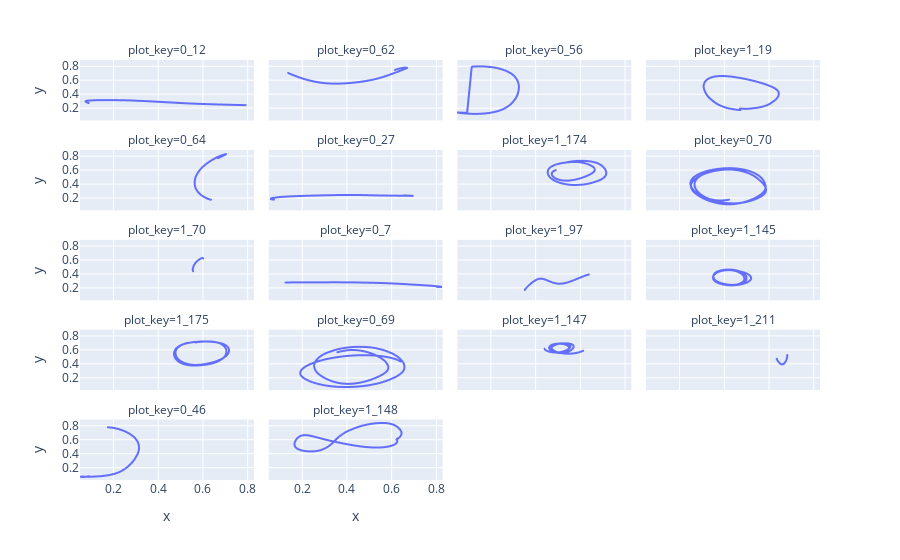

Here is the notebook cell this chart was saved with:
### Code cell
px.line(data_frame=res, x='x', y='y',
        facet_col='plot_key', facet_col_wrap=4)

### Figure 1 — Plotly figure (JSON) as saved in the notebook; plotly's stock layout.template omitted (floating-point values rounded to 4 significant figures; data arrays with more than 128 entries replaced by an {"elided": "..."} marker saying what was removed)
{"data": [{"hovertemplate": "plot_key=0_12<br>x=%{x}<br>y=%{y}<extra></extra>", "legendgroup": "", "line": {"color": "#636efa", "dash": "solid"}, "marker": {"symbol": "circle"}, "mode": "lines", "name": "", "showlegend": false, "type": "scattergl", "x": [0.7931, 0.7844, 0.7776, 0.7713, 0.7572, 0.7416, 0.7289, 0.7156, 0.7042, 0.6924, 0.6733, 0.6567, 0.6405, 0.6242, 0.6073, 0.5939, 0.579, 0.5565, 0.5421, 0.5266, 0.5035, 0.485, 0.4671, 0.4493, 0.4316, 0.418, 0.4016, 0.3786, 0.3617, 0.3449, 0.3282, 0.312, 0.2996, 0.284, 0.2641, 0.2491, 0.2347, 0.2207, 0.2077, 0.1976, 0.1846, 0.1697, 0.1584, 0.148, 0.138, 0.1284, 0.1195, 0.1117, 0.1045, 0.09815, 0.09269, 0.08763, 0.08393, 0.08087, 0.07836, 0.07665, 0.07548, 0.0749, 0.07497, 0.07581, 0.07734, 0.07956, 0.0822, 0.08486, 0.08901], "xaxis": "x17", "y": [0.2446, 0.2451, 0.2455, 0.2458, 0.2472, 0.2488, 0.25, 0.251, 0.2519, 0.2528, 0.2542, 0.256, 0.2576, 0.2592, 0.2609, 0.2623, 0.264, 0.2668, 0.2689, 0.2712, 0.2748, 0.2783, 0.2815, 0.2846, 0.2876, 0.2902, 0.2932, 0.297, 0.3, 0.3028, 0.3053, 0.3075, 0.3093, 0.3114, 0.3139, 0.3151, 0.316, 0.3165, 0.3167, 0.3168, 0.3171, 0.3176, 0.3177, 0.3179, 0.3176, 0.3168, 0.3157, 0.3148, 0.3137, 0.3126, 0.3115, 0.3102, 0.3089, 0.3076, 0.306, 0.3042, 0.3021, 0.2997, 0.297, 0.2936, 0.2903, 0.2868, 0.2831, 0.2799, 0.275], "yaxis": "y17"}, {"hovertemplate": "plot_key=0_62<br>x=%{x}<br>y=%{y}<extra></extra>", "legendgroup": "", "line": {"color": "#636efa", "dash": "solid"}, "marker": {"symbol": "circle"}, "mode": "lines", "name": "", "showlegend": false, "type": "scattergl", "x": [0.1375, 0.1472, 0.1558, 0.1634, 0.1723, 0.1863, 0.196, 0.2067, 0.2231, 0.2372, 0.2508, 0.2645, 0.2796, 0.2952, 0.3113, 0.3279, 0.3446, 0.3615, 0.3777, 0.3944, 0.4125, 0.4282, 0.4449, 0.4601, 0.4725, 0.4904, 0.5084, 0.5232, 0.5373, 0.5507, 0.5635, 0.5758, 0.588, 0.6002, 0.612, 0.6231, 0.6335, 0.6406, 0.6483, 0.6571, 0.6629, 0.6671, 0.6701, 0.6715, 0.6712, 0.6695, 0.6643, 0.6582, 0.6511, 0.643, 0.634, 0.6252, 0.6163], "xaxis": "x18", "y": [0.7112, 0.6972, 0.6855, 0.6755, 0.6643, 0.6474, 0.6369, 0.6259, 0.6102, 0.5986, 0.5887, 0.5798, 0.5715, 0.565, 0.5601, 0.5568, 0.5551, 0.5553, 0.5568, 0.5595, 0.5636, 0.5683, 0.5741, 0.5801, 0.5859, 0.5957, 0.6066, 0.6165, 0.6274, 0.6393, 0.6518, 0.6648, 0.6786, 0.6925, 0.7062, 0.7195, 0.7322, 0.7411, 0.7508, 0.762, 0.7692, 0.7747, 0.7788, 0.7817, 0.7834, 0.7853, 0.7875, 0.7861, 0.7831, 0.7781, 0.7714, 0.7624, 0.7513], "yaxis": "y18"}, {"hovertemplate": "plot_key=0_56<br>x=%{x}<br>y=%{y}<extra></extra>", "legendgroup": "", "line": {"color": "#636efa", "dash": "solid"}, "marker": {"symbol": "circle"}, "mode": "lines", "name": "", "showlegend": false, "type": "scattergl", "x": {"elided": "152 float values"}, "xaxis": "x19", "y": {"elided": "152 float values"}, "yaxis": "y19"}, {"hovertemplate": "plot_key=1_19<br>x=%{x}<br>y=%{y}<extra></extra>", "legendgroup": "", "line": {"color": "#636efa", "dash": "solid"}, "marker": {"symbol": "circle"}, "mode": "lines", "name": "", "showlegend": false, "type": "scattergl", "x": {"elided": "312 float values"}, "xaxis": "x20", "y": {"elided": "312 float values"}, "yaxis": "y20"}, {"hovertemplate": "plot_key=0_64<br>x=%{x}<br>y=%{y}<extra></extra>", "legendgroup": "", "line": {"color": "#636efa", "dash": "solid"}, "marker": {"symbol": "circle"}, "mode": "lines", "name": "", "showlegend": false, "type": "scattergl", "x": [0.6376, 0.6273, 0.6171, 0.6093, 0.6, 0.589, 0.5832, 0.5767, 0.5696, 0.5663, 0.5646, 0.5641, 0.5653, 0.5684, 0.5734, 0.58, 0.5884, 0.5989, 0.6101, 0.6222, 0.6351, 0.6442, 0.655, 0.6695, 0.6789, 0.6871, 0.6941, 0.6996, 0.7029, 0.7043, 0.7047, 0.7045, 0.7016, 0.6968, 0.6911, 0.6843, 0.676, 0.667], "xaxis": "x13", "y": [0.1763, 0.1878, 0.2008, 0.2133, 0.2314, 0.257, 0.2754, 0.3009, 0.3365, 0.368, 0.3992, 0.4323, 0.4686, 0.5055, 0.5406, 0.5761, 0.6128, 0.6483, 0.6799, 0.7103, 0.739, 0.7563, 0.7756, 0.7992, 0.8121, 0.8221, 0.8295, 0.8344, 0.8368, 0.8373, 0.8365, 0.8345, 0.8289, 0.8215, 0.8125, 0.8021, 0.7897, 0.7767], "yaxis": "y13"}, {"hovertemplate": "plot_key=0_27<br>x=%{x}<br>y=%{y}<extra></extra>", "legendgroup": "", "line": {"color": "#636efa", "dash": "solid"}, "marker": {"symbol": "circle"}, "mode": "lines", "name": "", "showlegend": false, "type": "scattergl", "x": [0.0742, 0.07024, 0.06832, 0.06639, 0.0632, 0.06133, 0.06045, 0.05988, 0.06014, 0.06129, 0.06331, 0.0663, 0.07045, 0.07555, 0.08139, 0.08804, 0.09558, 0.1038, 0.1121, 0.1193, 0.1293, 0.1416, 0.152, 0.1635, 0.1755, 0.1878, 0.2006, 0.2141, 0.2279, 0.2419, 0.2565, 0.2713, 0.2864, 0.3017, 0.3172, 0.3318, 0.3474, 0.3635, 0.3796, 0.3959, 0.412, 0.4279, 0.4437, 0.4592, 0.4745, 0.4896, 0.5045, 0.5191, 0.5338, 0.5482, 0.5623, 0.5762, 0.5901, 0.6034, 0.6162, 0.6284, 0.6393, 0.6483, 0.6569, 0.6657, 0.6743, 0.6817, 0.6851, 0.6891, 0.6931, 0.6953, 0.6961, 0.6964, 0.6957, 0.6933, 0.6886, 0.6836, 0.6785, 0.6676, 0.6567], "xaxis": "x14", "y": [0.1788, 0.1814, 0.1828, 0.1842, 0.1869, 0.1888, 0.19, 0.1919, 0.1943, 0.197, 0.1997, 0.2021, 0.2045, 0.207, 0.2096, 0.2125, 0.2154, 0.2181, 0.2203, 0.2219, 0.2237, 0.2256, 0.2273, 0.2292, 0.2307, 0.232, 0.2335, 0.2349, 0.2363, 0.2374, 0.2385, 0.2399, 0.2411, 0.2423, 0.2435, 0.2442, 0.2454, 0.2464, 0.247, 0.2474, 0.2473, 0.2471, 0.2469, 0.2463, 0.2455, 0.2445, 0.2433, 0.2422, 0.241, 0.24, 0.2394, 0.239, 0.2384, 0.2378, 0.2372, 0.2367, 0.2365, 0.2363, 0.2362, 0.2359, 0.2356, 0.2352, 0.2348, 0.2345, 0.2341, 0.2341, 0.2342, 0.2343, 0.2344, 0.235, 0.2357, 0.2367, 0.2378, 0.2394, 0.241], "yaxis": "y14"}, {"hovertemplate": "plot_key=1_174<br>x=%{x}<br>y=%{y}<extra></extra>", "legendgroup": "", "line": {"color": "#636efa", "dash": "solid"}, "marker": {"symbol": "circle"}, "mode": "lines", "name": "", "showlegend": false, "type": "scattergl", "x": {"elided": "131 float values"}, "xaxis": "x15", "y": {"elided": "131 float values"}, "yaxis": "y15"}, {"hovertemplate": "plot_key=0_70<br>x=%{x}<br>y=%{y}<extra></extra>", "legendgroup": "", "line": {"color": "#636efa", "dash": "solid"}, "marker": {"symbol": "circle"}, "mode": "lines", "name": "", "showlegend": false, "type": "scattergl", "x": {"elided": "225 float values"}, "xaxis": "x16", "y": {"elided": "225 float values"}, "yaxis": "y16"}, {"hovertemplate": "plot_key=1_70<br>x=%{x}<br>y=%{y}<extra></extra>", "legendgroup": "", "line": {"color": "#636efa", "dash": "solid"}, "marker": {"symbol": "circle"}, "mode": "lines", "name": "", "showlegend": false, "type": "scattergl", "x": [0.5575, 0.5568, 0.5565, 0.5562, 0.5557, 0.5556, 0.5556, 0.5563, 0.5572, 0.5581, 0.559, 0.5602, 0.5619, 0.5635, 0.5652, 0.5669, 0.5689, 0.571, 0.5732, 0.5753, 0.5775, 0.5797, 0.582, 0.5841, 0.5861, 0.5879, 0.5897, 0.5912, 0.5927, 0.594, 0.5951, 0.5959, 0.5964, 0.5971, 0.5977, 0.5981, 0.5983, 0.5985, 0.5987, 0.599, 0.5995, 0.6, 0.6005, 0.6011, 0.6017, 0.6025], "xaxis": "x9", "y": [0.4419, 0.4467, 0.451, 0.4552, 0.4671, 0.474, 0.4789, 0.4888, 0.5006, 0.5093, 0.5162, 0.5245, 0.5365, 0.5454, 0.5537, 0.5618, 0.5701, 0.5781, 0.5854, 0.5921, 0.5983, 0.604, 0.6091, 0.6138, 0.618, 0.6216, 0.6249, 0.6277, 0.6303, 0.6326, 0.6343, 0.6355, 0.6364, 0.6375, 0.6383, 0.6388, 0.639, 0.639, 0.639, 0.6386, 0.6378, 0.6363, 0.6346, 0.6327, 0.6305, 0.6271], "yaxis": "y9"}, {"hovertemplate": "plot_key=0_7<br>x=%{x}<br>y=%{y}<extra></extra>", "legendgroup": "", "line": {"color": "#636efa", "dash": "solid"}, "marker": {"symbol": "circle"}, "mode": "lines", "name": "", "showlegend": false, "type": "scattergl", "x": [0.1256, 0.1339, 0.1413, 0.1485, 0.1618, 0.1715, 0.1796, 0.195, 0.2083, 0.2206, 0.2339, 0.2474, 0.2615, 0.2761, 0.291, 0.3064, 0.3221, 0.3379, 0.3537, 0.3687, 0.3858, 0.3999, 0.4116, 0.4311, 0.4499, 0.4661, 0.4825, 0.4984, 0.5141, 0.5298, 0.5456, 0.5605, 0.5753, 0.5894, 0.6027, 0.6168, 0.6306, 0.6441, 0.6572, 0.67, 0.6827, 0.695, 0.7069, 0.7185, 0.7298, 0.7407, 0.7512, 0.7616, 0.7689, 0.7768, 0.7858, 0.7954, 0.8041, 0.8103, 0.8151, 0.8191, 0.8224, 0.825, 0.8267, 0.8276, 0.8279, 0.8277, 0.8264, 0.8233, 0.8193, 0.8146, 0.8091, 0.8025], "xaxis": "x10", "y": [0.2817, 0.2823, 0.2831, 0.284, 0.2842, 0.2843, 0.2844, 0.2847, 0.2851, 0.2855, 0.2855, 0.2853, 0.2854, 0.2854, 0.2851, 0.2853, 0.2856, 0.2859, 0.286, 0.2858, 0.2858, 0.2857, 0.2855, 0.2846, 0.2834, 0.2821, 0.2811, 0.2801, 0.2792, 0.2782, 0.2767, 0.2749, 0.2732, 0.2713, 0.2694, 0.2673, 0.2653, 0.2632, 0.2609, 0.2581, 0.2554, 0.253, 0.2508, 0.2486, 0.2464, 0.2442, 0.242, 0.2398, 0.2384, 0.2367, 0.2343, 0.2317, 0.2291, 0.2273, 0.2256, 0.2241, 0.2227, 0.2215, 0.2206, 0.2199, 0.2196, 0.2193, 0.2181, 0.2177, 0.2178, 0.2183, 0.2191, 0.2199], "yaxis": "y10"}, {"hovertemplate": "plot_key=1_97<br>x=%{x}<br>y=%{y}<extra></extra>", "legendgroup": "", "line": {"color": "#636efa", "dash": "solid"}, "marker": {"symbol": "circle"}, "mode": "lines", "name": "", "showlegend": false, "type": "scattergl", "x": [0.3533, 0.3535, 0.3538, 0.3546, 0.356, 0.3585, 0.3615, 0.3652, 0.3697, 0.3753, 0.3814, 0.3878, 0.3945, 0.4011, 0.4074, 0.4134, 0.4193, 0.4255, 0.4325, 0.44, 0.4478, 0.4558, 0.4643, 0.4732, 0.4821, 0.4912, 0.5002, 0.5073, 0.5166, 0.5309, 0.543, 0.5556, 0.5687, 0.5822, 0.5951, 0.6065, 0.6176, 0.6281, 0.6353, 0.6407], "xaxis": "x11", "y": [0.1707, 0.1727, 0.1756, 0.1794, 0.1853, 0.1945, 0.2064, 0.2193, 0.2338, 0.2504, 0.2679, 0.2844, 0.2996, 0.3132, 0.3242, 0.3318, 0.3366, 0.3387, 0.3371, 0.3311, 0.3224, 0.3117, 0.3, 0.2892, 0.2797, 0.272, 0.2666, 0.2654, 0.2662, 0.2717, 0.2817, 0.2947, 0.3101, 0.3273, 0.3448, 0.3597, 0.3736, 0.3858, 0.3931, 0.3982], "yaxis": "y11"}, {"hovertemplate": "plot_key=1_145<br>x=%{x}<br>y=%{y}<extra></extra>", "legendgroup": "", "line": {"color": "#636efa", "dash": "solid"}, "marker": {"symbol": "circle"}, "mode": "lines", "name": "", "showlegend": false, "type": "scattergl", "x": {"elided": "129 float values"}, "xaxis": "x12", "y": {"elided": "129 float values"}, "yaxis": "y12"}, {"hovertemplate": "plot_key=1_175<br>x=%{x}<br>y=%{y}<extra></extra>", "legendgroup": "", "line": {"color": "#636efa", "dash": "solid"}, "marker": {"symbol": "circle"}, "mode": "lines", "name": "", "showlegend": false, "type": "scattergl", "x": {"elided": "148 float values"}, "xaxis": "x5", "y": {"elided": "148 float values"}, "yaxis": "y5"}, {"hovertemplate": "plot_key=0_69<br>x=%{x}<br>y=%{y}<extra></extra>", "legendgroup": "", "line": {"color": "#636efa", "dash": "solid"}, "marker": {"symbol": "circle"}, "mode": "lines", "name": "", "showlegend": false, "type": "scattergl", "x": {"elided": "229 float values"}, "xaxis": "x6", "y": {"elided": "229 float values"}, "yaxis": "y6"}, {"hovertemplate": "plot_key=1_147<br>x=%{x}<br>y=%{y}<extra></extra>", "legendgroup": "", "line": {"color": "#636efa", "dash": "solid"}, "marker": {"symbol": "circle"}, "mode": "lines", "name": "", "showlegend": false, "type": "scattergl", "x": {"elided": "144 float values"}, "xaxis": "x7", "y": {"elided": "144 float values"}, "yaxis": "y7"}, {"hovertemplate": "plot_key=1_211<br>x=%{x}<br>y=%{y}<extra></extra>", "legendgroup": "", "line": {"color": "#636efa", "dash": "solid"}, "marker": {"symbol": "circle"}, "mode": "lines", "name": "", "showlegend": false, "type": "scattergl", "x": [0.6361, 0.6391, 0.6424, 0.6451, 0.6486, 0.6526, 0.656, 0.6592, 0.6624, 0.6655, 0.6699, 0.6734, 0.6761, 0.6785, 0.6804, 0.6818, 0.6828, 0.6834, 0.6832, 0.683], "xaxis": "x8", "y": [0.4785, 0.4604, 0.4446, 0.4337, 0.4214, 0.4093, 0.403, 0.4006, 0.4012, 0.4035, 0.4152, 0.4286, 0.4435, 0.4595, 0.4757, 0.4915, 0.5064, 0.5195, 0.5284, 0.5344], "yaxis": "y8"}, {"hovertemplate": "plot_key=0_46<br>x=%{x}<br>y=%{y}<extra></extra>", "legendgroup": "", "line": {"color": "#636efa", "dash": "solid"}, "marker": {"symbol": "circle"}, "mode": "lines", "name": "", "showlegend": false, "type": "scattergl", "x": [0.1752, 0.1835, 0.1918, 0.1982, 0.2046, 0.2152, 0.2224, 0.2291, 0.2394, 0.2476, 0.2552, 0.2625, 0.2696, 0.2761, 0.2825, 0.2885, 0.2938, 0.2985, 0.3026, 0.3062, 0.3092, 0.3116, 0.3131, 0.314, 0.3146, 0.3147, 0.3141, 0.313, 0.3113, 0.3091, 0.3061, 0.3029, 0.2996, 0.2963, 0.2921, 0.2877, 0.2831, 0.2782, 0.2728, 0.2672, 0.2614, 0.2552, 0.2488, 0.2433, 0.2366, 0.227, 0.2184, 0.2092, 0.1994, 0.1893, 0.1803, 0.1683, 0.1539, 0.1423, 0.1307, 0.1196, 0.109, 0.09908, 0.09012, 0.08202, 0.07547, 0.07066, 0.06491, 0.06042, 0.05843, 0.05613, 0.05341, 0.05336, 0.0533, 0.05478, 0.05791, 0.06232, 0.06774, 0.07454, 0.08247, 0.0896], "xaxis": "x", "y": [0.7846, 0.7827, 0.7797, 0.7766, 0.7731, 0.7656, 0.7593, 0.7528, 0.7414, 0.7309, 0.7202, 0.7088, 0.696, 0.6828, 0.6686, 0.6536, 0.638, 0.6217, 0.6052, 0.5882, 0.5704, 0.5524, 0.5342, 0.5158, 0.4972, 0.4785, 0.4599, 0.4413, 0.4225, 0.4037, 0.3849, 0.3663, 0.3477, 0.3291, 0.3105, 0.2925, 0.2747, 0.257, 0.2396, 0.223, 0.2071, 0.1919, 0.1775, 0.1669, 0.1544, 0.1378, 0.1266, 0.1166, 0.1077, 0.09981, 0.09447, 0.08816, 0.08158, 0.0778, 0.0751, 0.07302, 0.07154, 0.07065, 0.07053, 0.07056, 0.07068, 0.07084, 0.07101, 0.07117, 0.07133, 0.07137, 0.07113, 0.07106, 0.07098, 0.0688, 0.06713, 0.06625, 0.06647, 0.0686, 0.07316, 0.07845], "yaxis": "y"}, {"hovertemplate": "plot_key=1_148<br>x=%{x}<br>y=%{y}<extra></extra>", "legendgroup": "", "line": {"color": "#636efa", "dash": "solid"}, "marker": {"symbol": "circle"}, "mode": "lines", "name": "", "showlegend": false, "type": "scattergl", "x": [0.6226, 0.629, 0.634, 0.6375, 0.6413, 0.6442, 0.6455, 0.6463, 0.6465, 0.6459, 0.6438, 0.6411, 0.6381, 0.6347, 0.6309, 0.6275, 0.6245, 0.6191, 0.6104, 0.6038, 0.5962, 0.5881, 0.5793, 0.5695, 0.5613, 0.5521, 0.538, 0.5265, 0.5152, 0.5046, 0.496, 0.4839, 0.4709, 0.461, 0.4529, 0.444, 0.4311, 0.4216, 0.4127, 0.404, 0.3956, 0.3883, 0.3813, 0.3745, 0.3679, 0.3618, 0.3558, 0.35, 0.3442, 0.3382, 0.3322, 0.3257, 0.3187, 0.3116, 0.3037, 0.2957, 0.2874, 0.2791, 0.2721, 0.2628, 0.2503, 0.2405, 0.2308, 0.221, 0.2113, 0.2018, 0.1933, 0.1858, 0.1792, 0.1733, 0.1697, 0.1675, 0.1665, 0.1667, 0.1687, 0.172, 0.1758, 0.179, 0.1831, 0.1891, 0.1941, 0.1995, 0.2051, 0.211, 0.2171, 0.2238, 0.23, 0.2349, 0.2433, 0.2561, 0.2618, 0.2675, 0.2828, 0.293, 0.299, 0.3068, 0.3301, 0.3435, 0.3556, 0.3733, 0.3845, 0.3959, 0.4157, 0.4289, 0.4412, 0.4611, 0.4725, 0.4818, 0.5015, 0.5218, 0.5363, 0.5495, 0.5621, 0.5741, 0.5854, 0.5954, 0.604, 0.6114, 0.6175, 0.6224, 0.6254, 0.6269, 0.6278, 0.6271, 0.6248], "xaxis": "x2", "y": [0.6072, 0.6191, 0.6302, 0.6396, 0.6541, 0.6682, 0.678, 0.6924, 0.7061, 0.716, 0.7306, 0.7457, 0.7581, 0.77, 0.7816, 0.7906, 0.7971, 0.8068, 0.8208, 0.8287, 0.8352, 0.8404, 0.844, 0.8461, 0.8464, 0.846, 0.8439, 0.8409, 0.8365, 0.8312, 0.826, 0.8177, 0.8077, 0.7986, 0.7899, 0.7798, 0.7643, 0.7517, 0.7393, 0.7265, 0.7128, 0.6987, 0.6842, 0.6689, 0.6526, 0.6355, 0.6175, 0.5987, 0.5796, 0.5609, 0.5428, 0.5253, 0.5088, 0.4935, 0.48, 0.4685, 0.4586, 0.4505, 0.4456, 0.4407, 0.4359, 0.4353, 0.4365, 0.4388, 0.4425, 0.4479, 0.4552, 0.4643, 0.4753, 0.4883, 0.504, 0.5203, 0.5365, 0.5517, 0.5729, 0.5957, 0.6131, 0.6243, 0.6366, 0.6514, 0.6592, 0.6653, 0.6695, 0.6718, 0.6716, 0.6695, 0.6667, 0.664, 0.6583, 0.6485, 0.6436, 0.6388, 0.6255, 0.6168, 0.6119, 0.6058, 0.5884, 0.5787, 0.5702, 0.558, 0.5509, 0.5438, 0.5322, 0.5249, 0.5183, 0.5092, 0.5045, 0.5009, 0.4958, 0.4921, 0.4913, 0.4924, 0.495, 0.4992, 0.505, 0.5121, 0.5206, 0.53, 0.5406, 0.5524, 0.5651, 0.5747, 0.5829, 0.5996, 0.6194], "yaxis": "y2"}], "layout": {"annotations": [{"font": {}, "showarrow": false, "text": "plot_key=0_46", "x": 0.1175, "xanchor": "center", "xref": "paper", "y": 0.144, "yanchor": "bottom", "yref": "paper"}, {"font": {}, "showarrow": false, "text": "plot_key=1_148", "x": 0.3725, "xanchor": "center", "xref": "paper", "y": 0.144, "yanchor": "bottom", "yref": "paper"}, {"font": {}, "showarrow": false, "text": "plot_key=1_175", "x": 0.1175, "xanchor": "center", "xref": "paper", "y": 0.358, "yanchor": "bottom", "yref": "paper"}, {"font": {}, "showarrow": false, "text": "plot_key=0_69", "x": 0.3725, "xanchor": "center", "xref": "paper", "y": 0.358, "yanchor": "bottom", "yref": "paper"}, {"font": {}, "showarrow": false, "text": "plot_key=1_147", "x": 0.6275, "xanchor": "center", "xref": "paper", "y": 0.358, "yanchor": "bottom", "yref": "paper"}, {"font": {}, "showarrow": false, "text": "plot_key=1_211", "x": 0.8825, "xanchor": "center", "xref": "paper", "y": 0.358, "yanchor": "bottom", "yref": "paper"}, {"font": {}, "showarrow": false, "text": "plot_key=1_70", "x": 0.1175, "xanchor": "center", "xref": "paper", "y": 0.572, "yanchor": "bottom", "yref": "paper"}, {"font": {}, "showarrow": false, "text": "plot_key=0_7", "x": 0.3725, "xanchor": "center", "xref": "paper", "y": 0.572, "yanchor": "bottom", "yref": "paper"}, {"font": {}, "showarrow": false, "text": "plot_key=1_97", "x": 0.6275, "xanchor": "center", "xref": "paper", "y": 0.572, "yanchor": "bottom", "yref": "paper"}, {"font": {}, "showarrow": false, "text": "plot_key=1_145", "x": 0.8825, "xanchor": "center", "xref": "paper", "y": 0.572, "yanchor": "bottom", "yref": "paper"}, {"font": {}, "showarrow": false, "text": "plot_key=0_64", "x": 0.1175, "xanchor": "center", "xref": "paper", "y": 0.786, "yanchor": "bottom", "yref": "paper"}, {"font": {}, "showarrow": false, "text": "plot_key=0_27", "x": 0.3725, "xanchor": "center", "xref": "paper", "y": 0.786, "yanchor": "bottom", "yref": "paper"}, {"font": {}, "showarrow": false, "text": "plot_key=1_174", "x": 0.6275, "xanchor": "center", "xref": "paper", "y": 0.786, "yanchor": "bottom", "yref": "paper"}, {"font": {}, "showarrow": false, "text": "plot_key=0_70", "x": 0.8825, "xanchor": "center", "xref": "paper", "y": 0.786, "yanchor": "bottom", "yref": "paper"}, {"font": {}, "showarrow": false, "text": "plot_key=0_12", "x": 0.1175, "xanchor": "center", "xref": "paper", "y": 1, "yanchor": "bottom", "yref": "paper"}, {"font": {}, "showarrow": false, "text": "plot_key=0_62", "x": 0.3725, "xanchor": "center", "xref": "paper", "y": 1, "yanchor": "bottom", "yref": "paper"}, {"font": {}, "showarrow": false, "text": "plot_key=0_56", "x": 0.6275, "xanchor": "center", "xref": "paper", "y": 1, "yanchor": "bottom", "yref": "paper"}, {"font": {}, "showarrow": false, "text": "plot_key=1_19", "x": 0.8825, "xanchor": "center", "xref": "paper", "y": 1, "yanchor": "bottom", "yref": "paper"}], "autosize": true, "legend": {"tracegroupgap": 0}, "margin": {"t": 60}, "xaxis": {"anchor": "y", "autorange": true, "domain": [0, 0.235], "range": [0.05022, 0.8279], "title": {"text": "x"}, "type": "linear"}, "xaxis10": {"anchor": "y10", "autorange": true, "domain": [0.255, 0.49], "matches": "x", "range": [0.05022, 0.8279], "showticklabels": false, "type": "linear"}, "xaxis11": {"anchor": "y11", "autorange": true, "domain": [0.51, 0.745], "matches": "x", "range": [0.05022, 0.8279], "showticklabels": false, "type": "linear"}, "xaxis12": {"anchor": "y12", "autorange": true, "domain": [0.765, 1.0], "matches": "x", "range": [0.05022, 0.8279], "showticklabels": false, "type": "linear"}, "xaxis13": {"anchor": "y13", "autorange": true, "domain": [0, 0.235], "matches": "x", "range": [0.05022, 0.8279], "showticklabels": false, "type": "linear"}, "xaxis14": {"anchor": "y14", "autorange": true, "domain": [0.255, 0.49], "matches": "x", "range": [0.05022, 0.8279], "showticklabels": false, "type": "linear"}, "xaxis15": {"anchor": "y15", "autorange": true, "domain": [0.51, 0.745], "matches": "x", "range": [0.05022, 0.8279], "showticklabels": false, "type": "linear"}, "xaxis16": {"anchor": "y16", "autorange": true, "domain": [0.765, 1.0], "matches": "x", "range": [0.05022, 0.8279], "showticklabels": false, "type": "linear"}, "xaxis17": {"anchor": "y17", "autorange": true, "domain": [0, 0.235], "matches": "x", "range": [0.05022, 0.8279], "showticklabels": false, "type": "linear"}, "xaxis18": {"anchor": "y18", "autorange": true, "domain": [0.255, 0.49], "matches": "x", "range": [0.05022, 0.8279], "showticklabels": false, "type": "linear"}, "xaxis19": {"anchor": "y19", "autorange": true, "domain": [0.51, 0.745], "matches": "x", "range": [0.05022, 0.8279], "showticklabels": false, "type": "linear"}, "xaxis2": {"anchor": "y2", "autorange": true, "domain": [0.255, 0.49], "matches": "x", "range": [0.05022, 0.8279], "title": {"text": "x"}, "type": "linear"}, "xaxis20": {"anchor": "y20", "autorange": true, "domain": [0.765, 1.0], "matches": "x", "range": [0.05022, 0.8279], "showticklabels": false, "type": "linear"}, "xaxis3": {"anchor": "y3", "domain": [0.51, 0.745], "matches": "x", "title": {"text": "x"}}, "xaxis4": {"anchor": "y4", "domain": [0.765, 1.0], "matches": "x", "title": {"text": "x"}}, "xaxis5": {"anchor": "y5", "autorange": true, "domain": [0, 0.235], "matches": "x", "range": [0.05022, 0.8279], "showticklabels": false, "type": "linear"}, "xaxis6": {"anchor": "y6", "autorange": true, "domain": [0.255, 0.49], "matches": "x", "range": [0.05022, 0.8279], "showticklabels": false, "type": "linear"}, "xaxis7": {"anchor": "y7", "autorange": true, "domain": [0.51, 0.745], "matches": "x", "range": [0.05022, 0.8279], "showticklabels": false, "type": "linear"}, "xaxis8": {"anchor": "y8", "autorange": true, "domain": [0.765, 1.0], "matches": "x", "range": [0.05022, 0.8279], "showticklabels": false, "type": "linear"}, "xaxis9": {"anchor": "y9", "autorange": true, "domain": [0, 0.235], "matches": "x", "range": [0.05022, 0.8279], "showticklabels": false, "type": "linear"}, "yaxis": {"anchor": "x", "autorange": true, "domain": [0, 0.144], "range": [0.02291, 0.8897], "title": {"text": "y"}, "type": "linear"}, "yaxis10": {"anchor": "x10", "autorange": true, "domain": [0.428, 0.572], "matches": "y", "range": [0.02291, 0.8897], "showticklabels": false, "type": "linear"}, "yaxis11": {"anchor": "x11", "autorange": true, "domain": [0.428, 0.572], "matches": "y", "range": [0.02291, 0.8897], "showticklabels": false, "type": "linear"}, "yaxis12": {"anchor": "x12", "autorange": true, "domain": [0.428, 0.572], "matches": "y", "range": [0.02291, 0.8897], "showticklabels": false, "type": "linear"}, "yaxis13": {"anchor": "x13", "autorange": true, "domain": [0.642, 0.786], "matches": "y", "range": [0.02291, 0.8897], "title": {"text": "y"}, "type": "linear"}, "yaxis14": {"anchor": "x14", "autorange": true, "domain": [0.642, 0.786], "matches": "y", "range": [0.02291, 0.8897], "showticklabels": false, "type": "linear"}, "yaxis15": {"anchor": "x15", "autorange": true, "domain": [0.642, 0.786], "matches": "y", "range": [0.02291, 0.8897], "showticklabels": false, "type": "linear"}, "yaxis16": {"anchor": "x16", "autorange": true, "domain": [0.642, 0.786], "matches": "y", "range": [0.02291, 0.8897], "showticklabels": false, "type": "linear"}, "yaxis17": {"anchor": "x17", "autorange": true, "domain": [0.856, 1], "matches": "y", "range": [0.02291, 0.8897], "title": {"text": "y"}, "type": "linear"}, "yaxis18": {"anchor": "x18", "autorange": true, "domain": [0.856, 1], "matches": "y", "range": [0.02291, 0.8897], "showticklabels": false, "type": "linear"}, "yaxis19": {"anchor": "x19", "autorange": true, "domain": [0.856, 1], "matches": "y", "range": [0.02291, 0.8897], "showticklabels": false, "type": "linear"}, "yaxis2": {"anchor": "x2", "autorange": true, "domain": [0, 0.144], "matches": "y", "range": [0.02291, 0.8897], "showticklabels": false, "type": "linear"}, "yaxis20": {"anchor": "x20", "autorange": true, "domain": [0.856, 1], "matches": "y", "range": [0.02291, 0.8897], "showticklabels": false, "type": "linear"}, "yaxis3": {"anchor": "x3", "domain": [0, 0.144], "matches": "y", "showticklabels": false}, "yaxis4": {"anchor": "x4", "domain": [0, 0.144], "matches": "y", "showticklabels": false}, "yaxis5": {"anchor": "x5", "autorange": true, "domain": [0.214, 0.358], "matches": "y", "range": [0.02291, 0.8897], "title": {"text": "y"}, "type": "linear"}, "yaxis6": {"anchor": "x6", "autorange": true, "domain": [0.214, 0.358], "matches": "y", "range": [0.02291, 0.8897], "showticklabels": false, "type": "linear"}, "yaxis7": {"anchor": "x7", "autorange": true, "domain": [0.214, 0.358], "matches": "y", "range": [0.02291, 0.8897], "showticklabels": false, "type": "linear"}, "yaxis8": {"anchor": "x8", "autorange": true, "domain": [0.214, 0.358], "matches": "y", "range": [0.02291, 0.8897], "showticklabels": false, "type": "linear"}, "yaxis9": {"anchor": "x9", "autorange": true, "domain": [0.428, 0.572], "matches": "y", "range": [0.02291, 0.8897], "title": {"text": "y"}, "type": "linear"}}}
